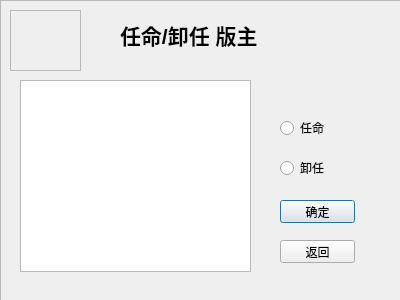
<?xml version="1.0" encoding="UTF-8"?>
<ui version="4.0">
 <class>master</class>
 <widget class="QDialog" name="master">
  <property name="geometry">
   <rect>
    <x>0</x>
    <y>0</y>
    <width>400</width>
    <height>300</height>
   </rect>
  </property>
  <property name="windowTitle">
   <string>Dialog</string>
  </property>
  <widget class="QListWidget" name="listWidget">
   <property name="geometry">
    <rect>
     <x>20</x>
     <y>80</y>
     <width>231</width>
     <height>192</height>
    </rect>
   </property>
   <property name="styleSheet">
    <string notr="true"/>
   </property>
  </widget>
  <widget class="QPushButton" name="queding">
   <property name="geometry">
    <rect>
     <x>280</x>
     <y>200</y>
     <width>75</width>
     <height>23</height>
    </rect>
   </property>
   <property name="text">
    <string>确定</string>
   </property>
  </widget>
  <widget class="QRadioButton" name="renming">
   <property name="geometry">
    <rect>
     <x>280</x>
     <y>120</y>
     <width>89</width>
     <height>16</height>
    </rect>
   </property>
   <property name="text">
    <string>任命</string>
   </property>
  </widget>
  <widget class="QRadioButton" name="xieren">
   <property name="geometry">
    <rect>
     <x>280</x>
     <y>160</y>
     <width>89</width>
     <height>16</height>
    </rect>
   </property>
   <property name="text">
    <string>卸任</string>
   </property>
  </widget>
  <widget class="QPushButton" name="pushButton">
   <property name="geometry">
    <rect>
     <x>280</x>
     <y>240</y>
     <width>75</width>
     <height>23</height>
    </rect>
   </property>
   <property name="text">
    <string>返回</string>
   </property>
  </widget>
  <widget class="QFrame" name="frame">
   <property name="geometry">
    <rect>
     <x>10</x>
     <y>10</y>
     <width>71</width>
     <height>61</height>
    </rect>
   </property>
   <property name="styleSheet">
    <string notr="true">border-image: url(:/byyin/1.png);</string>
   </property>
   <property name="frameShape">
    <enum>QFrame::StyledPanel</enum>
   </property>
   <property name="frameShadow">
    <enum>QFrame::Raised</enum>
   </property>
  </widget>
  <widget class="QLabel" name="label">
   <property name="geometry">
    <rect>
     <x>120</x>
     <y>10</y>
     <width>161</width>
     <height>51</height>
    </rect>
   </property>
   <property name="text">
    <string>&lt;html&gt;&lt;head/&gt;&lt;body&gt;&lt;p&gt;&lt;span style=&quot; font-size:16pt; font-weight:600;&quot;&gt;任命/卸任 版主&lt;/span&gt;&lt;/p&gt;&lt;/body&gt;&lt;/html&gt;</string>
   </property>
  </widget>
  <widget class="QFrame" name="frame_2">
   <property name="geometry">
    <rect>
     <x>0</x>
     <y>0</y>
     <width>451</width>
     <height>311</height>
    </rect>
   </property>
   <property name="styleSheet">
    <string notr="true">border-image: url(:/byyin/背景.jpg);</string>
   </property>
   <property name="frameShape">
    <enum>QFrame::StyledPanel</enum>
   </property>
   <property name="frameShadow">
    <enum>QFrame::Raised</enum>
   </property>
  </widget>
  <zorder>frame_2</zorder>
  <zorder>listWidget</zorder>
  <zorder>queding</zorder>
  <zorder>renming</zorder>
  <zorder>xieren</zorder>
  <zorder>pushButton</zorder>
  <zorder>frame</zorder>
  <zorder>label</zorder>
 </widget>
 <resources/>
 <connections/>
</ui>
